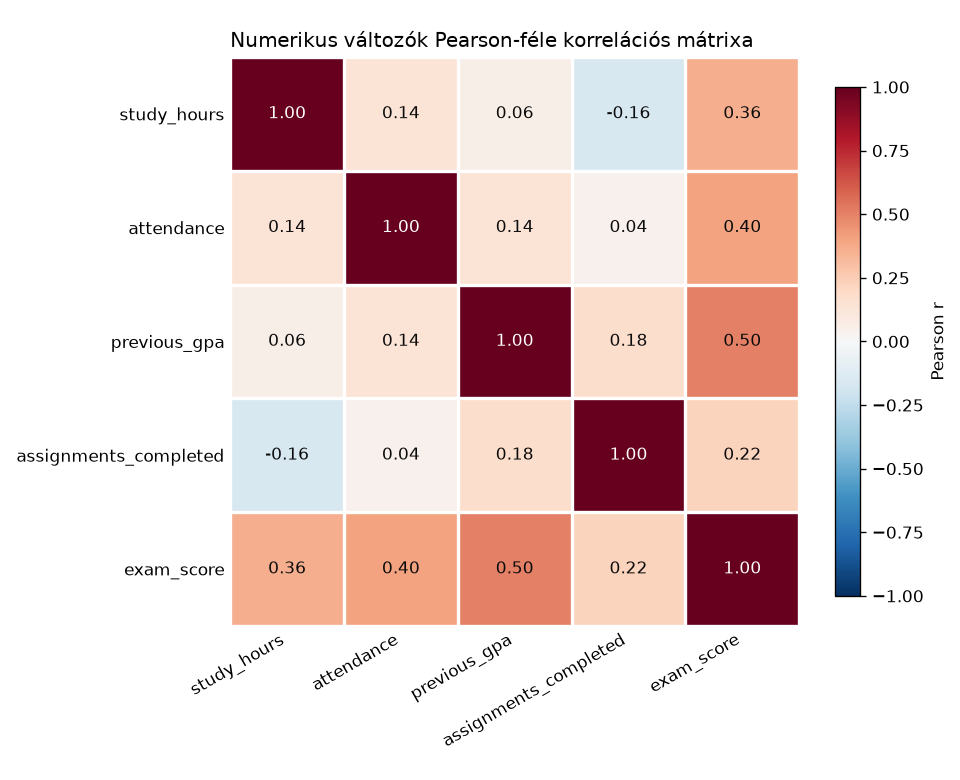

Reproduce this figure in Python.
# -*- coding: utf-8 -*-
"""4. Korrelációs mátrix.

Bemenet: student_performance_imputed.csv

Elkészítjük a numerikus változók Pearson-féle korrelációs mátrixát, és
annotált heatmapen jelenítjük meg. Meghatározzuk a legerősebb kapcsolatot,
a pozitív és negatív kapcsolatokat, az esetleg redundáns változókat, és
azokat a párokat, amelyek további grafikus vizsgálatot igényelnek.
"""

import os
from itertools import combinations

import numpy as np
import pandas as pd
import matplotlib.pyplot as plt

MAPPA = os.path.dirname(os.path.abspath(__file__))
BEMENET = os.path.join(MAPPA, "student_performance_imputed.csv")

NUMERIKUS = ["study_hours", "attendance", "previous_gpa",
             "assignments_completed", "exam_score"]

REDUNDANS_HATAR = 0.7     # e fölött a két változó részben ugyanazt méri
ELTERES_HATAR = 0.05      # |Pearson − Spearman| e fölött nemlinearitásra vagy kiugróra utalhat
FIGYELEM_HATAR = 0.3      # legalább közepes kapcsolat

SZOVEG_SZIN = "#0b0b0b"


def cim(szoveg):
    """Szakaszcím a kimenetben."""
    print()
    print("=" * 70)
    print(szoveg)
    print("=" * 70)


def beolvas():
    return pd.read_csv(BEMENET, sep=";", encoding="utf-8")


def erosseg(r):
    """A korreláció abszolút értékének szöveges minősítése."""
    a = abs(r)
    if a < 0.1:
        return "elhanyagolható"
    if a < 0.3:
        return "gyenge"
    if a < 0.7:
        return "közepes"
    return "erős"


def parok_tablaja(pearson, spearman):
    """A mátrix felső háromszöge párok listájaként, |r| szerint csökkenő sorrendben."""
    sorok = []
    for a, b in combinations(pearson.columns, 2):
        r = pearson.loc[a, b]
        sorok.append({
            "változó_1": a,
            "változó_2": b,
            "pearson_r": r,
            "spearman_rho": spearman.loc[a, b],
            "irány": "pozitív" if r > 0 else "negatív",
            "erősség": erosseg(r),
        })
    tabla = pd.DataFrame(sorok)
    return tabla.sort_values("pearson_r", key=abs, ascending=False).reset_index(drop=True)


def heatmap(korr):
    fig, ax = plt.subplots(figsize=(8, 6.5))
    kep = ax.imshow(korr.to_numpy(), cmap="RdBu_r", vmin=-1, vmax=1)
    n = len(korr)
    for i in range(n):
        for j in range(n):
            ertek = korr.iat[i, j]
            # sötét cellában fehér, világosban fekete felirat
            ax.text(j, i, "{:.2f}".format(ertek), ha="center", va="center", fontsize=10,
                    color="white" if abs(ertek) > 0.6 else SZOVEG_SZIN)
    ax.set_xticks(range(n))
    ax.set_yticks(range(n))
    ax.set_xticklabels(korr.columns, rotation=30, ha="right")
    ax.set_yticklabels(korr.index)
    ax.set_xticks(np.arange(-0.5, n), minor=True)
    ax.set_yticks(np.arange(-0.5, n), minor=True)
    ax.grid(which="minor", color="white", linewidth=2)
    ax.tick_params(which="both", length=0)
    for oldal in ax.spines.values():
        oldal.set_visible(False)
    szinskala = fig.colorbar(kep, ax=ax, shrink=0.85)
    szinskala.set_label("Pearson r")
    ax.set_title("Numerikus változók Pearson-féle korrelációs mátrixa", loc="left", fontsize=12)
    fig.tight_layout()
    fig.savefig(os.path.join(MAPPA, "04_korrelacios_matrix.png"), dpi=120)


def main():
    pd.set_option("display.width", 130)
    pd.set_option("display.max_columns", 20)
    df = beolvas()
    print("Beolvasva: {} sor, {} oszlop".format(*df.shape))

    pearson = df[NUMERIKUS].corr(method="pearson")
    spearman = df[NUMERIKUS].corr(method="spearman")

    cim("Pearson-féle korrelációs mátrix")
    print(pearson.round(3).to_string())

    cim("Változópárok |r| szerint csökkenő sorrendben")
    tabla = parok_tablaja(pearson, spearman)
    print(tabla.to_string(index=False, formatters={
        "pearson_r": "{:.3f}".format, "spearman_rho": "{:.3f}".format}))

    cim("Mely változópár kapcsolata a legerősebb?")
    elso = tabla.iloc[0]
    print("{} – {}: r = {:.3f} ({} {} kapcsolat)".format(
        elso["változó_1"], elso["változó_2"], elso["pearson_r"],
        elso["erősség"], elso["irány"]))
    magyarazok = tabla[(tabla["változó_1"] != "exam_score") & (tabla["változó_2"] != "exam_score")]
    m = magyarazok.iloc[0]
    print("A magyarázó változók egymás közötti legerősebb kapcsolata: {} – {}, r = {:.3f}".format(
        m["változó_1"], m["változó_2"], m["pearson_r"]))

    cim("Pozitív és negatív kapcsolatok")
    for irany in ("pozitív", "negatív"):
        resz = tabla[tabla["irány"] == irany]
        print("{} ({} db):".format(irany.capitalize(), len(resz)))
        for _, sor in resz.iterrows():
            print("  {:<22} – {:<22} r = {:>6.3f}  ({})".format(
                sor["változó_1"], sor["változó_2"], sor["pearson_r"], sor["erősség"]))

    cim("Vannak-e erősen korreláló, részben redundáns változók?")
    redundans = tabla[tabla["pearson_r"].abs() >= REDUNDANS_HATAR]
    if redundans.empty:
        print("Nincs: a legnagyobb |r| = {:.3f}, egyik pár sem éri el a {:.1f}-et.".format(
            tabla["pearson_r"].abs().max(), REDUNDANS_HATAR))
        print("A magyarázó változók egymással legfeljebb gyengén korrelálnak (|r| ≤ {:.2f}),"
              .format(magyarazok["pearson_r"].abs().max()))
        print("tehát mindegyik más-más információt hordoz, egyik sem hagyható el a többi miatt.")
    else:
        print("Igen, a következő párok részben ugyanazt mérik:")
        print(redundans.to_string(index=False))

    cim("Mely kapcsolatok igényelnek további grafikus vizsgálatot?")
    tabla["eltérés"] = (tabla["spearman_rho"] - tabla["pearson_r"]).abs()
    figyelendo = tabla[(tabla["pearson_r"].abs() >= FIGYELEM_HATAR)
                       | (tabla["eltérés"] >= ELTERES_HATAR)]
    for _, sor in figyelendo.iterrows():
        okok = []
        if abs(sor["pearson_r"]) >= FIGYELEM_HATAR:
            okok.append("legalább közepes kapcsolat, az alakját és a kiugrókat érdemes megnézni")
        if sor["eltérés"] >= ELTERES_HATAR:
            okok.append("Pearson és Spearman eltér ({:.3f} vs {:.3f}) → nemlinearitás vagy kiugró?"
                        .format(sor["pearson_r"], sor["spearman_rho"]))
        print("  {} – {}: {}".format(sor["változó_1"], sor["változó_2"], "; ".join(okok)))
    print()
    print("Emellett a study_hours – assignments_completed gyenge negatív kapcsolata (r = {:.3f})"
          .format(pearson.loc["study_hours", "assignments_completed"]))
    print("meglepő (több tanulás, kevesebb beadott feladat), ezt is érdemes pontdiagramon megnézni.")
    print("A korrelációs együttható egyetlen szám: a kapcsolat alakját, a kiugró értékeket és a")
    print("csoportosulásokat csak a pontdiagram mutatja meg.")

    heatmap(pearson)
    plt.show()


if __name__ == "__main__":
    main()
